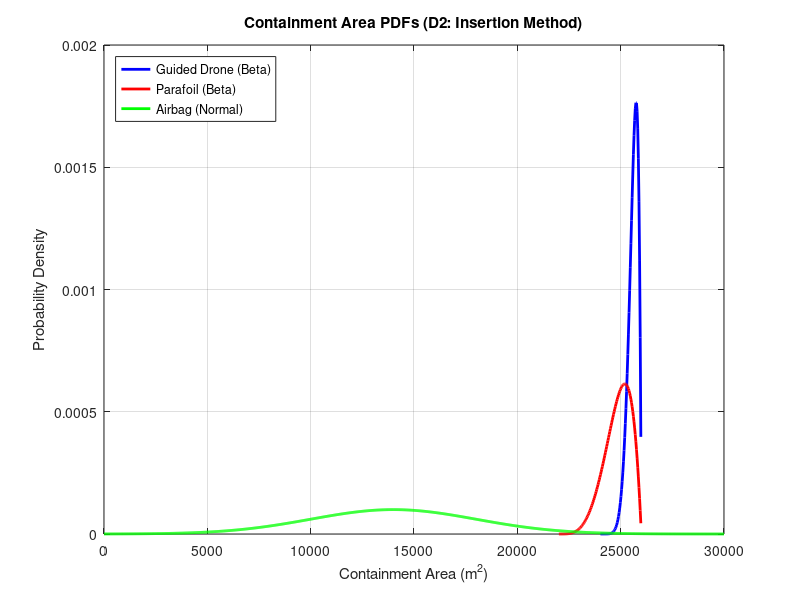

Source code (MATLAB): (Note: this script raises an error after producing the figure.)
%EM.413 OS14 Question 1 Decision Aid
% Allows manipulation and visualization of probability density functions to
% support EM.413 OS14 Q1

% Define the X-axis: Containment Area from 0 to 30,000 sq meters
x = linspace(0, 30000, 1000);

% -- Option 1: Containerized Guided Drone --
% Beta Dist: Alpha = 8, Beta = 2. Bounds: 20k to 26k
alpha1 = 8; beta1 = 2;
a1 = 24000; b1 = 26000;
x_norm1 = (x - a1) / (b1 - a1); % Normalize x to [0,1]
x_norm1(x_norm1 < 0 | x_norm1 > 1) = NaN; % Ignore values outside bounds
y1 = betapdf(x_norm1, alpha1, beta1) / (b1 - a1); % Calculate PDF and scale height

% -- Option 2: Precision Guided Parafoil ---
% Beta Dist: Alpha = 5, Beta = 2. Bounds: 10k to 26k
alpha2 = 5; beta2 = 2;
a2 = 22000; b2 = 26000;
x_norm2 = (x - a2) / (b2 - a2);
x_norm2(x_norm2 < 0 | x_norm2 > 1) = NaN; 
y2 = betapdf(x_norm2, alpha2, beta2) / (b2 - a2);

% -- Option 3: Ramp Extraction / Airbag --
% Normal Dist: Mu = 14,000, Sigma = 4,000
mu3 = 14000; sigma3 = 4000;
y3 = normpdf(x, mu3, sigma3);

% -- Plotting the Distributions --
figure;
plot(x, y1, 'b', 'LineWidth', 2, 'DisplayName', 'Guided Drone (Beta)');
hold on;
plot(x, y2, 'r', 'LineWidth', 2, 'DisplayName', 'Parafoil (Beta)');
plot(x, y3, 'g', 'LineWidth', 2, 'DisplayName', 'Airbag (Normal)');
title('Containment Area PDFs (D2: Insertion Method)');
xlabel('Containment Area (m^2)');
ylabel('Probability Density');
legend('Location', 'NorthWest');
grid on;
xlim([0 30000]);

% -- Remove Scientific Notation & Format Axes --
ax = gca; % Get the current axes
ax.XAxis.Exponent = 0; % Turn off scientific notation on X
ax.YAxis.Exponent = 0; % Turn off scientific notation on Y
% Add commas to the X-axis numbers for readability (e.g., 30,000)
xtickformat('%,.0f'); 
ytickformat('%.5f'); % Forces Y-axis to show standard decimals

fprintf('\n--- D2 Containment Statistics (For Q1c Table) ---\n');

% Calculate Option 1 (Guided Drone)
mu_std1 = alpha1 / (alpha1 + beta1);
var_std1 = (alpha1 * beta1) / ((alpha1 + beta1)^2 * (alpha1 + beta1 + 1));
mu_scaled1 = a1 + (mu_std1 * (b1 - a1));
sigma_scaled1 = sqrt(var_std1 * (b1 - a1)^2);
fprintf('Option 1 (Drone):    Mu = %.0f m^2 | Sigma = %.0f m^2\n', mu_scaled1, sigma_scaled1);

% Calculate Option 2 (Parafoil)
mu_std2 = alpha2 / (alpha2 + beta2);
var_std2 = (alpha2 * beta2) / ((alpha2 + beta2)^2 * (alpha2 + beta2 + 1));
mu_scaled2 = a2 + (mu_std2 * (b2 - a2));
sigma_scaled2 = sqrt(var_std2 * (b2 - a2)^2);
fprintf('Option 2 (Parafoil): Mu = %.0f m^2 | Sigma = %.0f m^2\n', mu_scaled2, sigma_scaled2);

% Print Option 3 (Airbag - already known, just formatting for consistency)
fprintf('Option 3 (Airbag):   Mu = %.0f m^2 | Sigma = %.0f m^2\n\n', mu3, sigma3);
